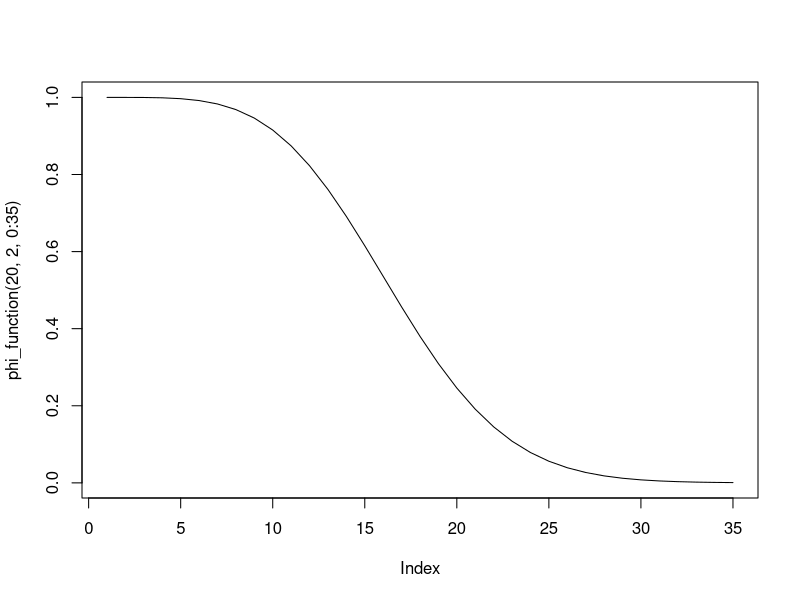
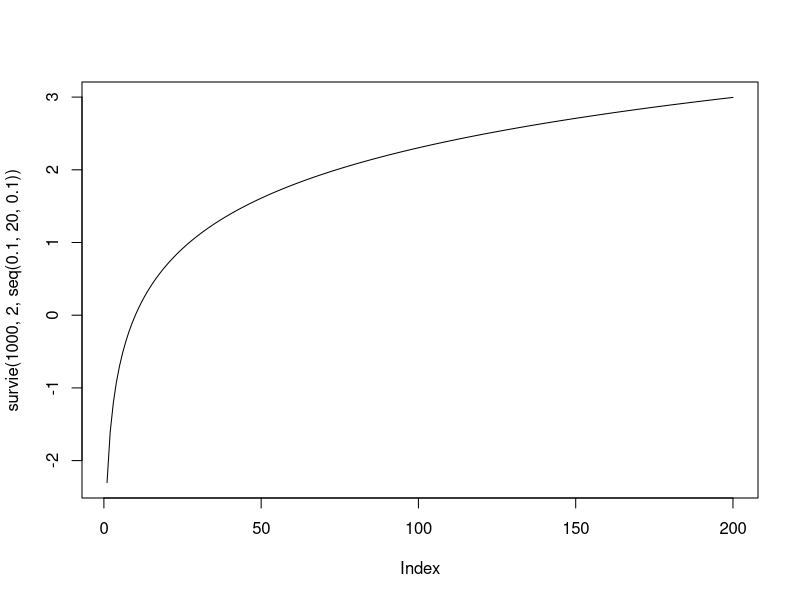
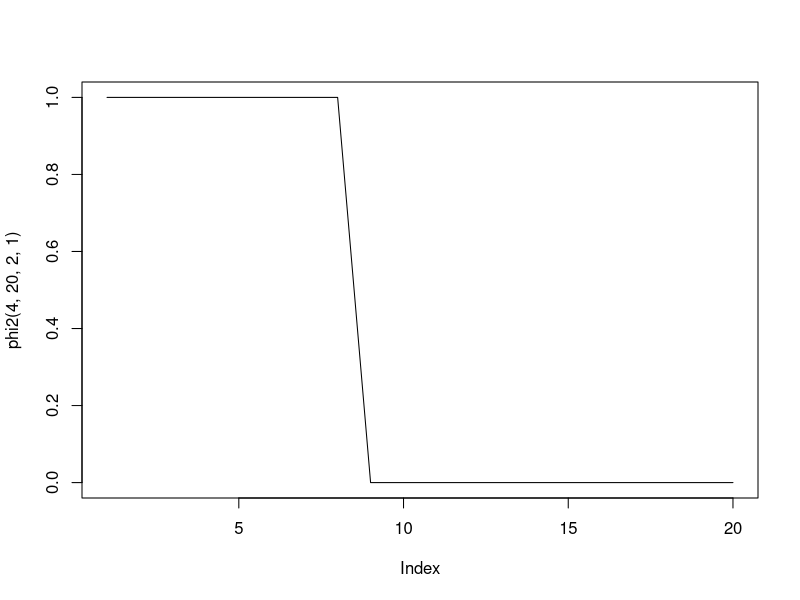

Write R code to recreate these figures, in order.
## ---- chunk 1
phi <- function(x){
  rep <- ((x[3]*(1-(1-x[1])*(1-x[2]))*(1-(1-x[4])*(1-x[5])))+(1-x[3])*(1-(1-x[1]*x[4])*(1-x[2]*x[5])))*(1-(1-x[6]*x[7])*(1-x[8])*(1-x[9]))
  return(rep)
}
## ---- chunk 2
phi_function <- function(lambda, beta, t){
  R1 <- 1-pweibull(t, shape = beta, scale = lambda)
  R2 <- 1-pweibull(t, shape = beta, scale = lambda)
  R3 <- 1-pweibull(t, shape = beta, scale = lambda)
  R4 <- 1-pweibull(t, shape = beta, scale = lambda)
  R5 <- 1-pweibull(t, shape = beta, scale = lambda)
  R6 <- 1-pweibull(t, shape = beta, scale = lambda)
  R7 <- 1-pweibull(t, shape = beta, scale = lambda)
  R8 <- 1-pweibull(t, shape = beta, scale = lambda)
  R9 <- 1-pweibull(t, shape = beta, scale = lambda)
  rep <- ((R3[t]*(1-(1-R1[t])*(1-R2[t]))*(1-(1-R4[t])*(1-R5[t])))+(1-R3[t])*(1-(1-R1[t]*R4[t])*(1-R2[t]*R5[t])))*(1-(1-R6[t]*R7[t])*(1-R8[t])*(1-R9[t]))
  return(rep)
}

## ---- chunk 3
plot(phi_function(20,2, 0:35), type = 'l')
## ---- chunk 4
survie <- function(lambda, beta, t){
  R1 <- 1-pweibull(t, shape = beta, scale = lambda)
  R2 <- 1-pweibull(t, shape = beta, scale = lambda)
  R3 <- 1-pweibull(t, shape = beta, scale = lambda)
  R4 <- 1-pweibull(t, shape = beta, scale = lambda)
  R5 <- 1-pweibull(t, shape = beta, scale = lambda)
  R6 <- 1-pweibull(t, shape = beta, scale = lambda)
  R7 <- 1-pweibull(t, shape = beta, scale = lambda)
  R8 <- 1-pweibull(t, shape = beta, scale = lambda)
  R9 <- 1-pweibull(t, shape = beta, scale = lambda)
  rep <- -log(((R3[t]*(1-(1-R1[t])*(1-R2[t]))*(1-(1-R4[t])*(1-R5[t])))+(1-R3[t])*(1-(1-R1[t]*R4[t])*(1-R2[t]*R5[t])))*(1-(1-R6[t]*R7[t])*(1-R8[t])*(1-R9[t]))/t)
  # rep <- -log(rep)/t
  return(rep)
  # rep <- -log(1 - phi_function(lambda, beta, t))/t
}
survie(100, 2, seq(0.1, 20, 0.1))
plot(survie(1000, 2, seq(0.1, 20, 0.1)), type = 'l')
## ---- chunk 5

inverse_pweibull <- function(lambda, beta, u){
  rep <- lambda*(-(log(1-u)^(1/beta)))
  return(rep)
}

phi2 <- function(a, n, lambda, beta){
  t <- seq(0, a,length.out =n)
  y <- rep(0,n)
  u <- runif(9,0,1)
  x <- matrix(0, nrow = n, ncol = 9)
  
  for(i in 1:n){
    for(j in 1:9){
      if(t[i] < (lambda*(-log(u[j]))^(1/beta))){
        x[i,j] <- 1
      }
    }
    y[i] <- phi(x[i,])
  }
  return(y)
}
phi2(4,20,2,1)
plot(phi2(4,20,2,1),type="l")
## ---- chunk 6
phi23 <- function(a, n, lambda, beta){
  t <- seq(0, a,length.out =n)
  y <- rep(0,n)
  u <- runif(9,0,1)
  x <- matrix(0, nrow = n, ncol = 9)
  for(i in 1:n){
    for(j in 1:9){
      if(t[i] < (lambda*(-log(u[j]))^(1/beta))){
        x[i,j] <- 1
      }
      
    }
    if (x[i,j]==0) { break }
    
  }
  return(i-1)
}
phi23(4,36,2,1)
## ---- chunk 7
n_realisation_T<-function(a, n, lambda, beta,ntot){
  vect=NULL
  for(i in 1:ntot){
    vect[i]=phi23(a, n, lambda, beta)
  }
  return(vect)
}
n_realisation_T(4,36,2,1,40)
sum(n_realisation_T(4,36,2,1,40))

mu=function(a, n, lambda, beta,ntot){
  v=n_realisation_T(a, n, lambda, beta,ntot)
  1/ntot*sum(v)
}
mu(4,36,2,1,40)
